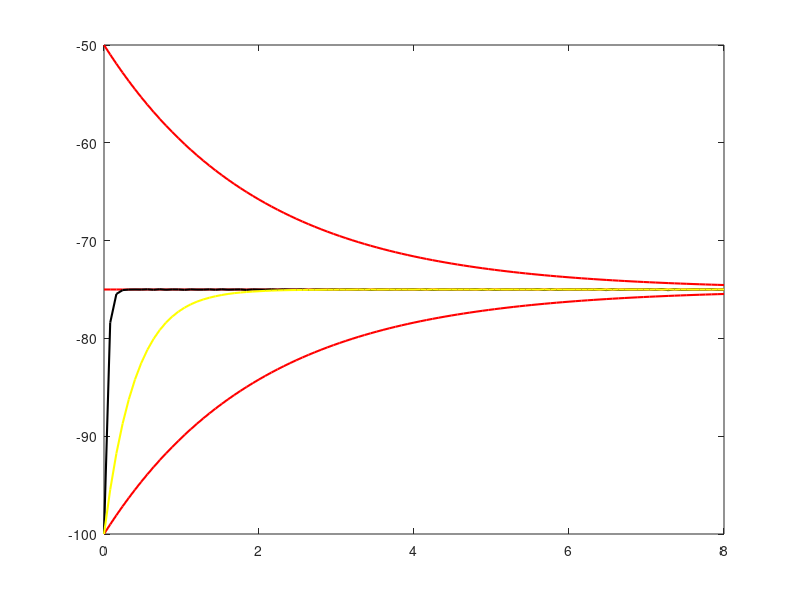

Write the MATLAB code that produced this figure.
clear all; 
clf;
%% Function definition %%%
function res = membrane_potential(t,V, p)
   v1 = V(1)
   % p is 1x4 vector for the parameters of the equation
   E  = p(1)  % E = Nernst potential
   G  = p(2)  % G = conductance of the membrane
   C  = p(3)  % C = capacitance    
   dxdt = (p(2)/p(3))*(p(1) - v1) ;
   res = [dxdt];
end;



params = [-75 0.02 0.04]
Tinterval = linspace(0, 8, 101)
rate = @(t,V) membrane_potential(t,V, params);
[T,V1] = ode45(rate, Tinterval, -100);
[T,V2] = ode45(rate, Tinterval, -50);
[T,V3] = ode45(rate, Tinterval, -75);

params = [-75 1.0 0.04]
rate = @(t,V) membrane_potential(t,V, params);
[T,V4] = ode45(rate, Tinterval, -100);

params = [-75 1.0 0.4]
rate = @(t,V) membrane_potential(t,V, params);
[T,V5] = ode45(rate, Tinterval, -100);

h = plot(T, V1(:), 'r', 'linewidth', 1.5, 
         T, V2(:), 'r', 'linewidth', 1.5, 
         T, V3(:), 'r', 'linewidth', 1.5, 
         T, V4(:), 'k', 'linewidth', 1.5,
         T, V5(:), 'y', 'linewidth', 1.5)
   
           
